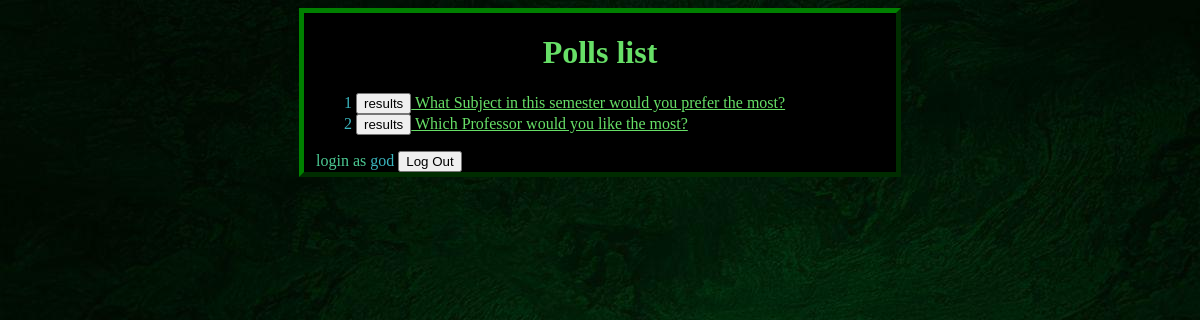
The page /polls/ (signed in) on the database its author committed.
### polls/models.py (models this page shows, shortened)
class Question(models.Model):
    question_text = models.CharField(max_length=200)
    pub_date = models.DateTimeField('date published')
    end_date = models.DateTimeField('date ended', null=True, blank=True)
    def is_published(self) -> bool:
        return timezone.localtime() >= self.pub_date
    def can_vote(self) -> bool:
        if self.end_date:
            return self.is_published and timezone.localtime() <= self.end_date
        return self.is_published()

### polls/views.py (the view)
# urls.py: path('', views.IndexView.as_view(), name='index'),
class IndexView(generic.ListView):
    template_name = 'polls/index.html'
    context_object_name = 'latest_question_list'
    def get_queryset(self):
        return Question.objects.filter(pub_date__lte=timezone.localtime()
                                    ).order_by('-pub_date')[:5]

### templates/polls/index.html (shortened to what this page needs)
{% extends 'base.html' %}
{% block body%}
<h1>Polls list</h1>
{% if latest_question_list %}
  <ul>
    {% for question in latest_question_list %}
    <list>{{forloop.counter0|add:"1"}}
    {% if question.can_vote %}
 <a href="{% url 'polls:results' question.id %}">
      <button type="button">{{"results"}}</button>
  </a>  <a href="{% url 'polls:detail' question.id %}">{{ question.question_text }}</a>
    {%else%}
    <a href="{% url 'polls:results' question.id %}">
      <button type="button">{{"results"}}</button>
  </a>     {{ question.question_text }}
    {%endif%}
</list><br>
    {% endfor %}
  </ul>
{% else %}
  <p>No polls are available.</p>
{% endif %}
{% if user.is_authenticated %}&nbsp;&nbsp;&nbsp;<label>{{"login as "}}</label><user>{{user.username}}</user> <a href="{% url 'logout' %}"><button type="button">Log Out</button></a>
{% else %}<a href="{% url 'login' %}"><button type="button">Log in?</button></a>
{% endif %}
{% endblock body%}

### polls/static/polls/style.css (style rules this page uses)
body { background: black url("images/background.jpeg") no-repeat; }
a:link { color: rgb(103, 223, 103); }
list { color: rgb(58, 180, 189); }
list a { color: rgb(103, 223, 103); }
h1 { color: rgb(103, 223, 103); text-align: center; }
label { color: rgb(76, 201, 147); }
user { color: rgb(58, 180, 189); }

### rows shown on the page
Question: value "results", question_text "What Subject in this semester would you prefer the most?"
Question: value "results", question_text "Which Professor would you like the most?"

### other values the page prints
{{ "login as " }} "login as"
{{ user.username }} "god"
